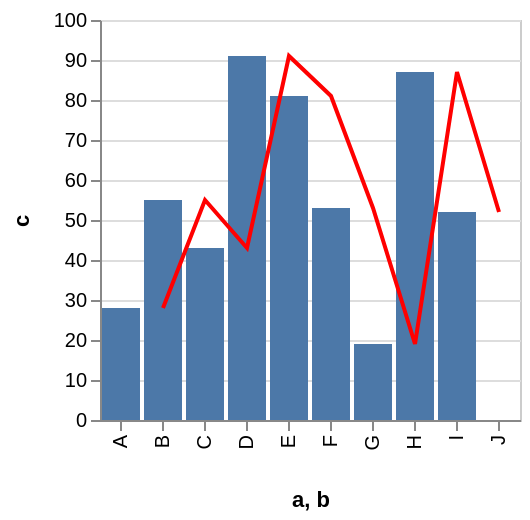

This figure's Vega-Lite source:
### Vega specification from a JSON file in a GitHub repository (floating-point values rounded to 4 significant figures)
{"$schema": "https://vega.github.io/schema/vega/v3.0.json", "autosize": "pad", "padding": 5, "encode": {"update": {"stroke": {"value": "#ccc"}, "fill": {"value": "transparent"}}}, "data": [{"name": "source_0", "values": [{"a": "A", "b": "B", "c": 28}, {"a": "B", "b": "C", "c": 55}, {"a": "C", "b": "D", "c": 43}, {"a": "D", "b": "E", "c": 91}, {"a": "E", "b": "F", "c": 81}, {"a": "F", "b": "G", "c": 53}, {"a": "G", "b": "H", "c": 19}, {"a": "H", "b": "I", "c": 87}, {"a": "I", "b": "J", "c": 52}]}, {"name": "data_1", "source": "source_0", "transform": [{"type": "formula", "expr": "toNumber(datum[\"c\"])", "as": "c"}, {"type": "filter", "expr": "datum[\"c\"] !== null && !isNaN(datum[\"c\"])"}]}, {"name": "data_2", "source": "source_0", "transform": [{"type": "formula", "expr": "toNumber(datum[\"c\"])", "as": "c"}, {"type": "filter", "expr": "datum[\"c\"] !== null && !isNaN(datum[\"c\"])"}, {"type": "collect", "sort": {"field": "b", "order": "descending"}}]}], "signals": [{"name": "x_step", "value": 21}, {"name": "width", "update": "bandspace(domain('x').length, 0.1, 0.05) * x_step"}, {"name": "height", "update": "200"}], "marks": [{"name": "layer_0_marks", "type": "rect", "role": "bar", "from": {"data": "data_1"}, "encode": {"update": {"x": {"scale": "x", "field": "a"}, "width": {"scale": "x", "band": true}, "y": {"scale": "y", "field": "c"}, "y2": {"scale": "y", "value": 0}, "fill": {"value": "#4c78a8"}}}}, {"name": "layer_1_marks", "type": "line", "from": {"data": "data_2"}, "encode": {"update": {"x": {"scale": "x", "field": "b", "band": 0.5}, "y": {"scale": "y", "field": "c"}, "stroke": {"value": "red"}}}}], "scales": [{"name": "x", "type": "band", "range": {"step": {"signal": "x_step"}}, "round": true, "paddingInner": 0.1, "paddingOuter": 0.05, "domain": {"fields": [{"data": "data_1", "field": "a"}, {"data": "data_2", "field": "b"}], "sort": true}}, {"name": "y", "type": "linear", "range": [{"signal": "height"}, 0], "round": true, "nice": true, "zero": true, "domain": {"fields": [{"data": "data_1", "field": "c"}, {"data": "data_2", "field": "c"}], "sort": true}}], "axes": [{"scale": "x", "orient": "bottom", "tickCount": 5, "title": "a, b", "zindex": 1, "encode": {"labels": {"update": {"angle": {"value": 270}, "align": {"value": "right"}, "baseline": {"value": "middle"}}}}}, {"scale": "y", "orient": "left", "title": "c", "zindex": 1}, {"scale": "y", "domain": false, "grid": true, "labels": false, "maxExtent": 0, "minExtent": 0, "orient": "left", "ticks": false, "zindex": 0, "gridScale": "x"}], "config": {"axis": {"minExtent": 30}}}
